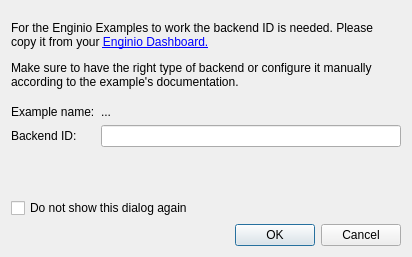
<?xml version="1.0" encoding="UTF-8"?>
<ui version="4.0">
 <class>Dialog</class>
 <widget class="QDialog" name="Dialog">
  <property name="geometry">
   <rect>
    <x>0</x>
    <y>0</y>
    <width>412</width>
    <height>257</height>
   </rect>
  </property>
  <property name="windowTitle">
   <string>Enginio Backend Configuration</string>
  </property>
  <layout class="QVBoxLayout" name="verticalLayout">
   <item>
    <widget class="QLabel" name="label_3">
     <property name="text">
      <string>&lt;html&gt;&lt;head/&gt;&lt;body&gt;&lt;p&gt;For the Enginio Examples to work the backend ID is needed. Please copy it from your &lt;a href=&quot;http://engin.io&quot;&gt;&lt;span style=&quot; text-decoration: underline; color:#0000ff;&quot;&gt;Enginio Dashboard.&lt;/span&gt;&lt;/a&gt;&lt;/p&gt;&lt;p&gt;Make sure to have the right type of backend or configure it manually according to the example's documentation.&lt;/p&gt;&lt;/body&gt;&lt;/html&gt;</string>
     </property>
     <property name="wordWrap">
      <bool>true</bool>
     </property>
     <property name="openExternalLinks">
      <bool>true</bool>
     </property>
    </widget>
   </item>
   <item>
    <layout class="QFormLayout" name="formLayout">
     <property name="fieldGrowthPolicy">
      <enum>QFormLayout::AllNonFixedFieldsGrow</enum>
     </property>
     <item row="0" column="0">
      <widget class="QLabel" name="exampleNameLabel">
       <property name="text">
        <string>Example name:</string>
       </property>
      </widget>
     </item>
     <item row="0" column="1">
      <widget class="QLabel" name="exampleName">
       <property name="text">
        <string>...</string>
       </property>
      </widget>
     </item>
     <item row="1" column="0">
      <widget class="QLabel" name="label">
       <property name="text">
        <string>Backend ID:</string>
       </property>
      </widget>
     </item>
     <item row="1" column="1">
      <widget class="QLineEdit" name="backendId"/>
     </item>
    </layout>
   </item>
   <item>
    <widget class="QCheckBox" name="askAgain">
     <property name="text">
      <string>Do not show this dialog again</string>
     </property>
    </widget>
   </item>
   <item>
    <widget class="QDialogButtonBox" name="buttonBox">
     <property name="orientation">
      <enum>Qt::Horizontal</enum>
     </property>
     <property name="standardButtons">
      <set>QDialogButtonBox::Cancel|QDialogButtonBox::Ok</set>
     </property>
    </widget>
   </item>
  </layout>
 </widget>
 <resources/>
 <connections>
  <connection>
   <sender>buttonBox</sender>
   <signal>accepted()</signal>
   <receiver>Dialog</receiver>
   <slot>accept()</slot>
   <hints>
    <hint type="sourcelabel">
     <x>248</x>
     <y>254</y>
    </hint>
    <hint type="destinationlabel">
     <x>157</x>
     <y>274</y>
    </hint>
   </hints>
  </connection>
  <connection>
   <sender>buttonBox</sender>
   <signal>rejected()</signal>
   <receiver>Dialog</receiver>
   <slot>reject()</slot>
   <hints>
    <hint type="sourcelabel">
     <x>316</x>
     <y>260</y>
    </hint>
    <hint type="destinationlabel">
     <x>286</x>
     <y>274</y>
    </hint>
   </hints>
  </connection>
 </connections>
</ui>
